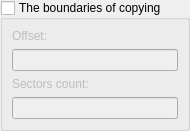
<?xml version="1.0" encoding="UTF-8"?>
<ui version="4.0">
 <class>rangeWidget</class>
 <widget class="QWidget" name="rangeWidget">
  <property name="geometry">
   <rect>
    <x>0</x>
    <y>0</y>
    <width>155</width>
    <height>121</height>
   </rect>
  </property>
  <property name="windowTitle">
   <string>Form</string>
  </property>
  <layout class="QVBoxLayout" name="verticalLayout">
   <property name="margin">
    <number>0</number>
   </property>
   <item>
    <widget class="QGroupBox" name="groupBox">
     <property name="sizePolicy">
      <sizepolicy hsizetype="Fixed" vsizetype="Fixed">
       <horstretch>0</horstretch>
       <verstretch>0</verstretch>
      </sizepolicy>
     </property>
     <property name="title">
      <string>The boundaries of copying</string>
     </property>
     <property name="checkable">
      <bool>true</bool>
     </property>
     <property name="checked">
      <bool>false</bool>
     </property>
     <layout class="QVBoxLayout" name="verticalLayout_5">
      <item>
       <layout class="QVBoxLayout" name="verticalLayout_3">
        <item>
         <widget class="QLabel" name="offsetText">
          <property name="text">
           <string>Offset:</string>
          </property>
         </widget>
        </item>
        <item>
         <widget class="QLineEdit" name="offsetEdit"/>
        </item>
       </layout>
      </item>
      <item>
       <layout class="QVBoxLayout" name="verticalLayout_4">
        <item>
         <widget class="QLabel" name="sectorsCountText">
          <property name="text">
           <string>Sectors count:</string>
          </property>
         </widget>
        </item>
        <item>
         <widget class="QLineEdit" name="sectorsCountEdit"/>
        </item>
       </layout>
      </item>
     </layout>
    </widget>
   </item>
  </layout>
 </widget>
 <resources/>
 <connections/>
</ui>
